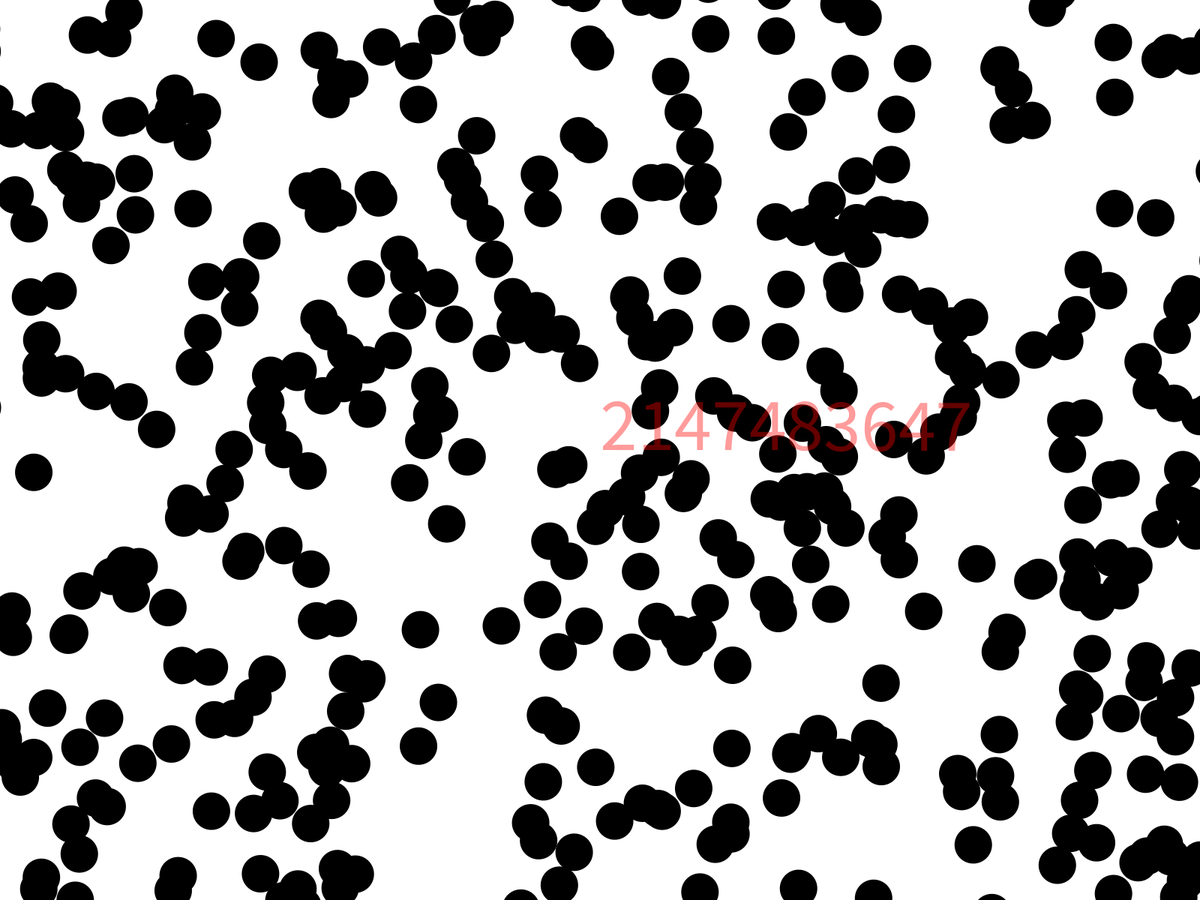
Frame 1 (no input)
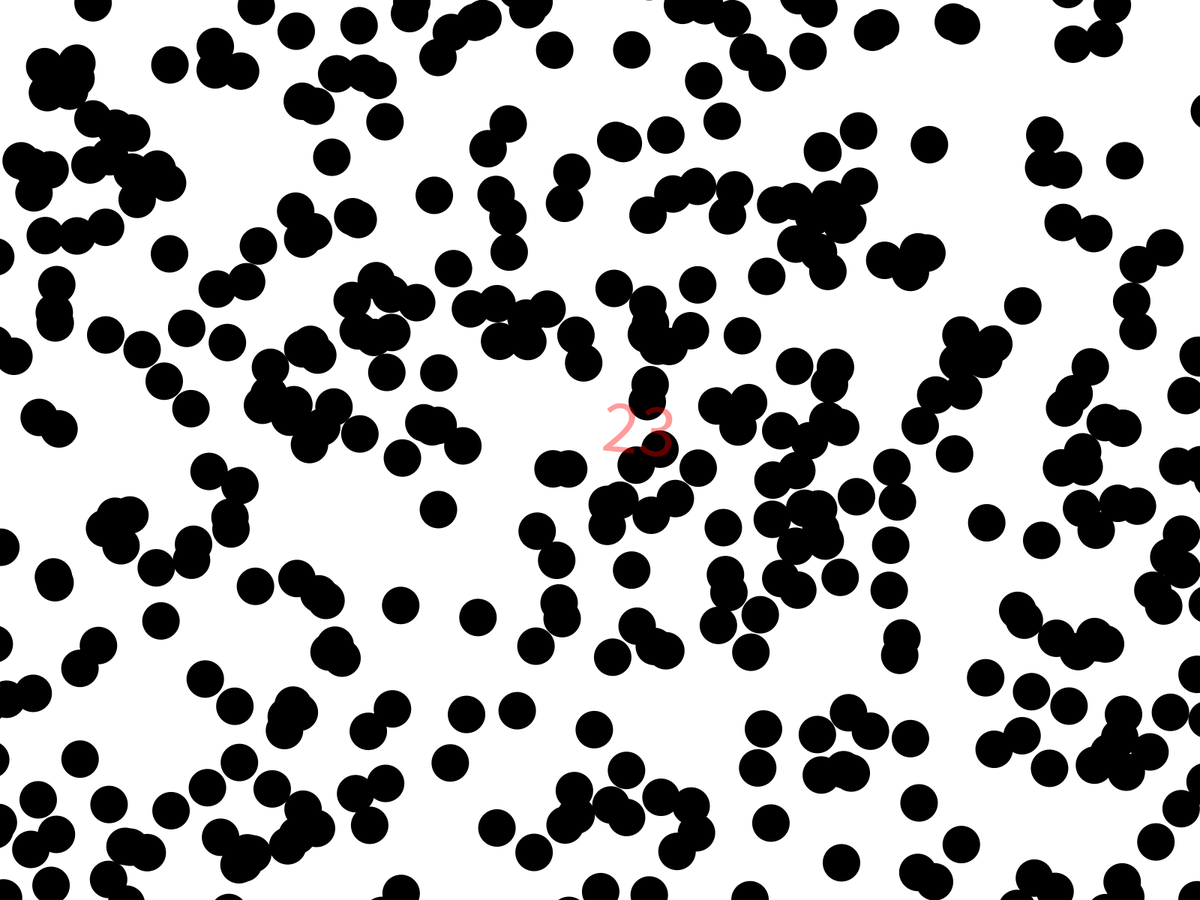
Frame 60 (the mouse pressed at the canvas centre just before this capture)
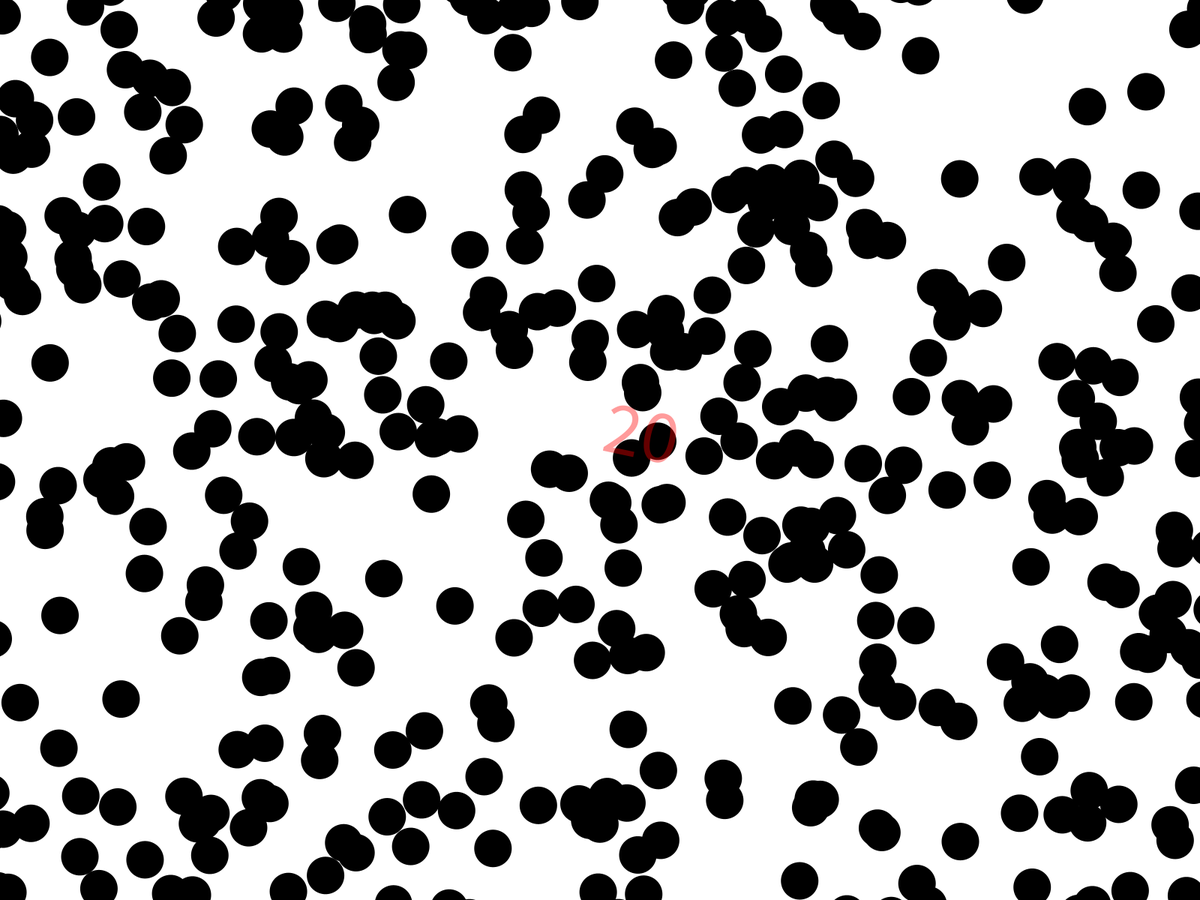
Frame 120 (the mouse held since frame 60 and released just before this capture)

The Processing sketch that drew these frames (run headless with seeded random() and noise(); from frame 60 on, the mouse is pressed at the canvas centre):

// Processing sketch: rotating_VCRDM
// ── rotating_VCRDM.pde

int THING_SIZE = 50;
float SPEED = 0.2;
int t0;
Dots first = new Dots(0.5, 600, -1.0*SPEED); 
Dots second = new Dots(1.0, 600, 1.0*SPEED); 


void setup() 
{
  fullScreen();//size(200, 200);
  //frameRate(30);
  colorMode(HSB, 100, 100, 100);//, 100);
  background(100);
  stroke(0,0,0,0);
  t0=millis();
}


void draw() { 
  int t1=millis();
  int fps = (int)(1000./((float)(t1-t0)));
  t0=t1;
  background(100);
  translate(width/2, height/2);
  first.update(); 
  second.update();  
  translate(-width/2, -height/2);
  fill(0,100,100,100);
  textSize(100);
  text(str(fps),width/2, height/2);
  
} 
 
class Dots { 
  int NUMBER_OF_THINGS;
  float ORDER;
  float DIR; 
  Dot[] dotList;
  Dots (float order, int numDots, float direction) { 
    NUMBER_OF_THINGS = numDots; 
    DIR = direction; 
    ORDER = order;
    dotList = new Dot[NUMBER_OF_THINGS];
    for (int i=0; i < dotList.length; i++) {
      dotList[i] = new Dot();      
    }
  } 
  
  void update() { 
    rotate(ORDER*DIR*radians(frameCount));
    for (int i=0; i< NUMBER_OF_THINGS; i++){
      dotList[i].X = dotList[i].X + dotList[i].VELX;
      dotList[i].Y = dotList[i].Y + dotList[i].VELY;
      
      if (abs(dotList[i].X) > 8*width){ dotList[i].refresh() ;}
      if (abs(dotList[i].Y) > 8*height){ dotList[i].refresh() ;}
      //if (abs(dotList[i].X) > 8*width){ dotList[i].refresh() ;}
      //if (abs(dotList[i].Y) > 8*height){ dotList[i].refresh() ;}
      
      
      fill(0, 0,0);//, dotList[i].COLOUR);
      ellipse(dotList[i].X, dotList[i].Y, THING_SIZE, THING_SIZE);
      
      
      
      
    }
  }

}

class Dot {
  float X, Y;
  float COLOUR, VELX, VELY;
  
  Dot() {
    this.X=random(-12*width, 12*width);
    this.Y = random(-12*height, 12*height);
    this.COLOUR = random(80);
    this.VELX = random(-0.125,0.125); 
    this.VELY = random(-0.125,0.125);   
  }
  
  void refresh(){
    X=random(-8*width, 8*width);
    Y = random(-8*height, 8*height);
    COLOUR = random(80);
    VELX = random(-0.125,0.125);
    VELY = random(-0.125,0.125);
  }
  
  
}
